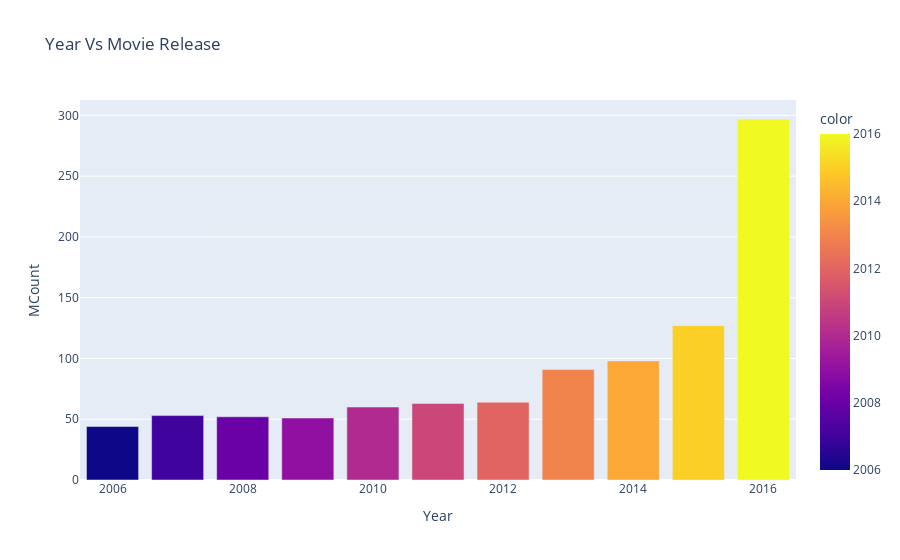

This figure's notebook cell:
### Code cell
x=df['Year'].sort_values().unique()
y=df.groupby('Year').count()['Title']
px.bar(df, x=x, y=y, color=x, title='Year Vs Movie Release',
        labels={
                  'x':'Year',
                  'y':'Count'
              })

### Figure 1 — Plotly figure (JSON) as saved in the notebook; plotly's stock layout.template omitted (floating-point values rounded to 4 significant figures)
{"data": [{"alignmentgroup": "True", "hovertemplate": "Year=%{x}<br>MCount=%{y}<br>color=%{marker.color}<extra></extra>", "legendgroup": "", "marker": {"color": [2006, 2007, 2008, 2009, 2010, 2011, 2012, 2013, 2014, 2015, 2016], "coloraxis": "coloraxis", "pattern": {"shape": ""}}, "name": "", "offsetgroup": "", "orientation": "v", "showlegend": false, "textposition": "auto", "type": "bar", "x": [2006, 2007, 2008, 2009, 2010, 2011, 2012, 2013, 2014, 2015, 2016], "xaxis": "x", "y": [44, 53, 52, 51, 60, 63, 64, 91, 98, 127, 297], "yaxis": "y"}], "layout": {"barmode": "relative", "coloraxis": {"colorbar": {"title": {"text": "color"}}, "colorscale": [[0, "#0d0887"], [0.1111, "#46039f"], [0.2222, "#7201a8"], [0.3333, "#9c179e"], [0.4444, "#bd3786"], [0.5556, "#d8576b"], [0.6667, "#ed7953"], [0.7778, "#fb9f3a"], [0.8889, "#fdca26"], [1, "#f0f921"]]}, "legend": {"tracegroupgap": 0}, "title": {"text": "Year Vs Movie Release"}, "xaxis": {"anchor": "y", "domain": [0, 1], "title": {"text": "Year"}}, "yaxis": {"anchor": "x", "domain": [0, 1], "title": {"text": "MCount"}}}}
